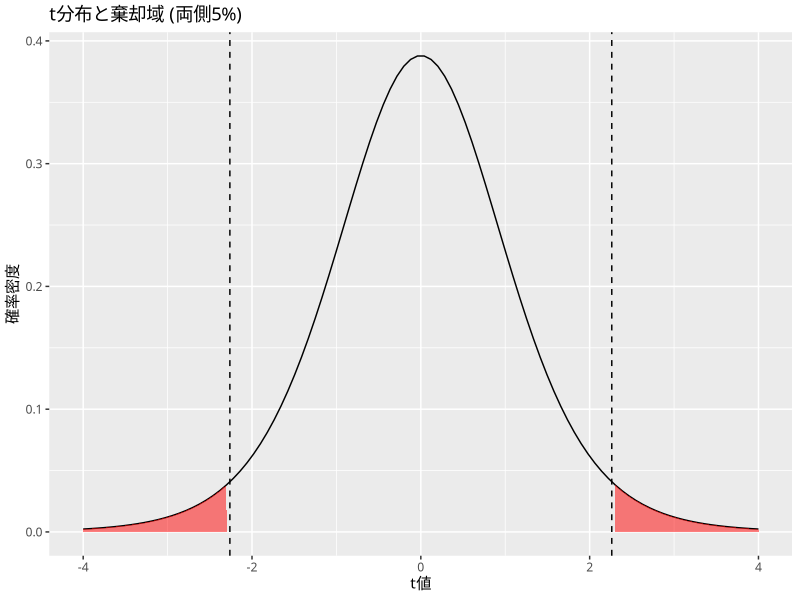

Generate this figure with R:
## ---- chunk 1
library(tidyverse)
theme_set(theme_gray(base_family = "HiraKakuProN-W3"))

# t分布 (自由度9) {.unnumbered}
x <- seq(-4, 4, length.out = 100)
y <- dt(x, df = 9)
df_t <- data.frame(x, y)

# 棄却域 (両側5%) {.unnumbered}
critical_val <- qt(0.975, df = 9)

ggplot(df_t, aes(x = x, y = y)) +
  geom_line() +
  geom_area(data = filter(df_t, x > critical_val), fill = "red", alpha = 0.5) +
  geom_area(data = filter(df_t, x < -critical_val), fill = "red", alpha = 0.5) +
  geom_vline(xintercept = c(critical_val, -critical_val), linetype = "dashed") +
  labs(title = "t分布と棄却域 (両側5%)", x = "t値", y = "確率密度")
## ---- chunk 2
# サンプルデータ作成 {.unnumbered}
scores <- c(55, 60, 45, 70, 58, 62, 48, 52, 65, 50)

# t検定 (mu = 50 と比較) {.unnumbered}
t.test(scores, mu = 50)
